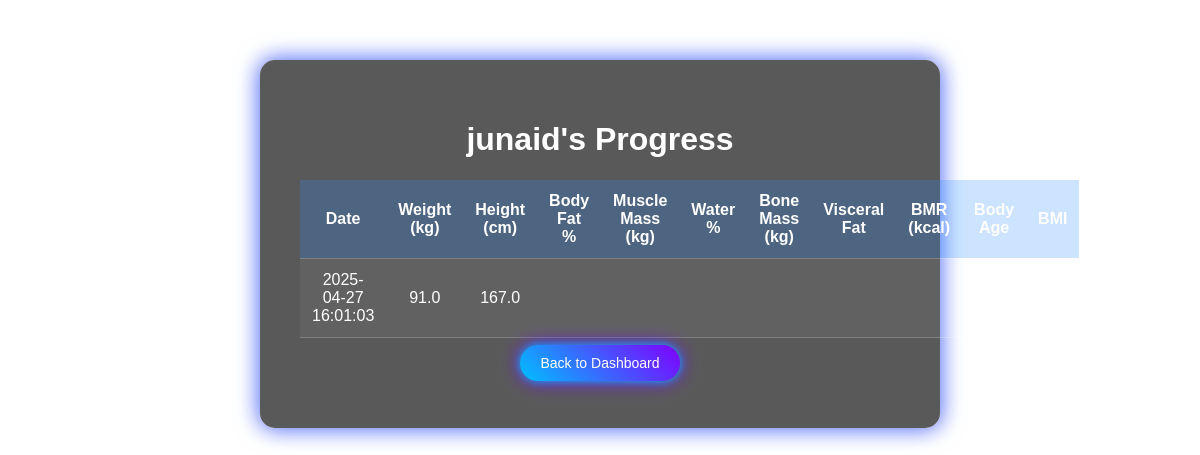
The page /user/junaid on the database its author committed.
### tables this page shows
CREATE TABLE metrics (
        id INTEGER PRIMARY KEY AUTOINCREMENT,
        user TEXT NOT NULL,
        weight REAL NOT NULL,
        height REAL NOT NULL,
        date TEXT NOT NULL
    );

### app.py (the view)
@app.route('/user/<username>')
def user_profile(username):
    conn = get_db_connection()
    metrics = conn.execute('SELECT * FROM metrics WHERE user = ? ORDER BY date DESC', (username,)).fetchall()
    conn.close()
    return render_template('user_profile.html', username=username, metrics=metrics)

### app.py (called while the page is built)
def get_db_connection():
    conn = sqlite3.connect('database.db')
    conn.row_factory = sqlite3.Row
    return conn

### templates/user_profile.html (shortened to what this page needs)
<!doctype html>
<html lang="en">
<head>
  <link rel="stylesheet" href="{{ url_for('static', filename='css/style.css') }}">
</head>
<body class="profile-body">
  <div class="profile-container">
    <h1>{{ username }}'s Progress</h1>
    <table class="metrics-table">
      <thead>
        <tr>
          <th>Date</th>
          <th>Weight (kg)</th>
          <th>Height (cm)</th>
          <th>Body Fat %</th>
          <th>Muscle Mass (kg)</th>
          <th>Water %</th>
          <th>Bone Mass (kg)</th>
          <th>Visceral Fat</th>
          <th>BMR (kcal)</th>
          <th>Body Age</th>
          <th>BMI</th>
        </tr>
      </thead>
      <tbody>
        {% for metric in metrics %}
        <tr>
          <td>{{ metric['date'] }}</td>
          <td>{{ metric['weight'] }}</td>
          <td>{{ metric['height'] }}</td>
          <td>{{ metric['body_fat'] }}</td>
          <td>{{ metric['muscle_mass'] }}</td>
          <td>{{ metric['water_percentage'] }}</td>
          <td>{{ metric['bone_mass'] }}</td>
          <td>{{ metric['visceral_fat'] }}</td>
          <td>{{ metric['bmr'] }}</td>
          <td>{{ metric['body_age'] }}</td>
          <td>{{ metric['bmi'] }}</td>
        </tr>
        {% endfor %}
      </tbody>
    </table>
    <p><a class="glow-button-small" href="{{ url_for('dashboard') }}">Back to Dashboard</a></p>
  </div>
</body>
</html>

### static/css/style.css (style rules this page uses)
body { background: url("../images/bg.png") no-repeat center center fixed; background-size: cover; font-family: 'Orbitron', sans-serif; color: #ffffff; margin: 0; padding: 0; }
.welcome-container, .dashboard-container, .form-container, .profile-container { background: rgba(0, 0, 0, 0.65); margin: 5% auto; padding: 40px; border-radius: 15px; max-width: 600px; text-align: center; box-shadow: 0px 0px 25px rgba(0, 123, 255, 0.6), 0px 0px 20px rgba(147, 51, 234, 0.6); }
.glow-button, .glow-button-small { background: linear-gradient(45deg, #00BFFF, #7F00FF); padding: 15px 30px; font-size: 18px; border: none; border-radius: 30px; cursor: pointer; color: white; text-decoration: none; box-shadow: 0 0 10px #00BFFF, 0 0 20px #7F00FF; transition: 0.4s ease-in-out; }
.glow-button-small { font-size: 14px; padding: 10px 20px; }
.metrics-table { width: 100%; margin-top: 20px; border-collapse: collapse; background: rgba(255, 255, 255, 0.05); }
.metrics-table th, .metrics-table td { padding: 12px; border-bottom: 1px solid rgba(255, 255, 255, 0.2); }
.metrics-table th { background: rgba(0, 123, 255, 0.2); }

### rows shown on the page
metrics: user "junaid", date "2025-04-27 16:01:03", weight "91.0", height "167.0"
